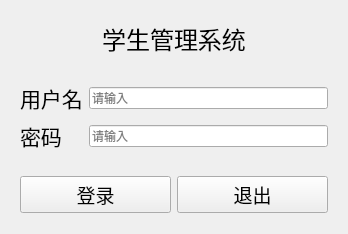
<?xml version="1.0" encoding="UTF-8"?>
<ui version="4.0">
 <class>page_login1</class>
 <widget class="QWidget" name="page_login1">
  <property name="geometry">
   <rect>
    <x>0</x>
    <y>0</y>
    <width>348</width>
    <height>234</height>
   </rect>
  </property>
  <property name="windowTitle">
   <string>登录</string>
  </property>
  <layout class="QGridLayout" name="gridLayout_2">
   <item row="0" column="0">
    <widget class="QLabel" name="label">
     <property name="font">
      <font>
       <family>Agency FB</family>
       <pointsize>18</pointsize>
      </font>
     </property>
     <property name="text">
      <string>学生管理系统</string>
     </property>
     <property name="alignment">
      <set>Qt::AlignCenter</set>
     </property>
    </widget>
   </item>
   <item row="1" column="0">
    <widget class="QWidget" name="widget_2" native="true">
     <layout class="QGridLayout" name="gridLayout_3">
      <item row="0" column="0">
       <widget class="QLabel" name="label_2">
        <property name="font">
         <font>
          <family>Agency FB</family>
          <pointsize>16</pointsize>
         </font>
        </property>
        <property name="text">
         <string>用户名</string>
        </property>
       </widget>
      </item>
      <item row="0" column="1">
       <widget class="QLineEdit" name="le_user">
        <property name="maxLength">
         <number>8</number>
        </property>
        <property name="placeholderText">
         <string>请输入</string>
        </property>
       </widget>
      </item>
      <item row="1" column="0">
       <widget class="QLabel" name="label_3">
        <property name="font">
         <font>
          <family>Agency FB</family>
          <pointsize>16</pointsize>
         </font>
        </property>
        <property name="text">
         <string>密码</string>
        </property>
       </widget>
      </item>
      <item row="1" column="1">
       <widget class="QLineEdit" name="le_password">
        <property name="maxLength">
         <number>8</number>
        </property>
        <property name="echoMode">
         <enum>QLineEdit::Password</enum>
        </property>
        <property name="placeholderText">
         <string>请输入</string>
        </property>
       </widget>
      </item>
     </layout>
    </widget>
   </item>
   <item row="2" column="0">
    <widget class="QWidget" name="widget" native="true">
     <layout class="QGridLayout" name="gridLayout">
      <item row="0" column="0">
       <widget class="QPushButton" name="pushButton">
        <property name="font">
         <font>
          <family>Agency FB</family>
          <pointsize>14</pointsize>
         </font>
        </property>
        <property name="text">
         <string>登录</string>
        </property>
       </widget>
      </item>
      <item row="0" column="1">
       <widget class="QPushButton" name="pushButton_2">
        <property name="font">
         <font>
          <family>Agency FB</family>
          <pointsize>14</pointsize>
         </font>
        </property>
        <property name="text">
         <string>退出</string>
        </property>
       </widget>
      </item>
     </layout>
    </widget>
   </item>
  </layout>
 </widget>
 <resources/>
 <connections/>
</ui>
